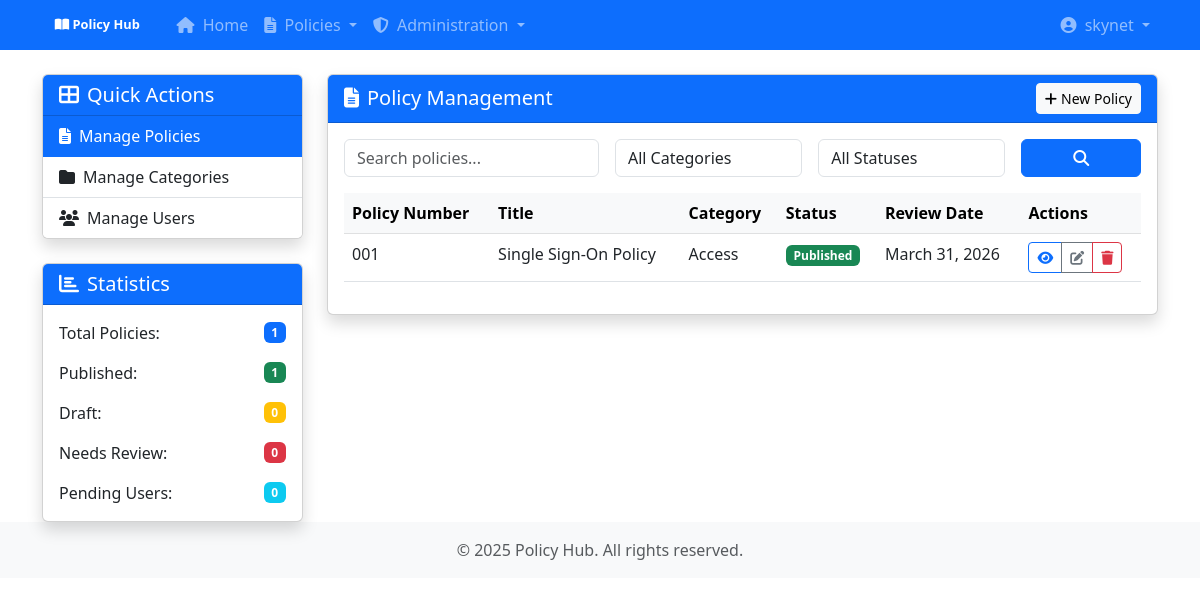
The app's page /accounts/admin-dashboard/ (signed in) with its own data.
### policies/models.py (models this page shows, shortened)
class Policy(models.Model):
    STATUS_CHOICES = (
        ('draft', 'Draft'),
        ('published', 'Published'),
        ('archived', 'Archived'),
    )
    title = models.CharField(max_length=200)
    policy_number = models.CharField(max_length=50, unique=True)
    category = models.ForeignKey(PolicyCategory, on_delete=models.CASCADE, related_name='policies')
    content = models.TextField()
    summary = models.TextField()
    status = models.CharField(max_length=10, choices=STATUS_CHOICES, default='draft')
    created_by = models.ForeignKey(User, on_delete=models.SET_NULL, null=True, related_name='created_policies')
    updated_by = models.ForeignKey(User, on_delete=models.SET_NULL, null=True, related_name='updated_policies')
    effective_date = models.DateField()
    review_date = models.DateField()
    document_file = models.FileField(upload_to=policy_file_path, blank=True, null=True)
    created_at = models.DateTimeField(auto_now_add=True)
    updated_at = models.DateTimeField(auto_now=True)
    class Meta:
        verbose_name_plural = "Policies"
        ordering = ['-effective_date', 'title']
    @property
    def needs_review(self):
        return self.review_date <= timezone.now().date()

class PolicyCategory(models.Model):
    name = models.CharField(max_length=100)
    description = models.TextField(blank=True, null=True)
    created_at = models.DateTimeField(auto_now_add=True)
    updated_at = models.DateTimeField(auto_now=True)
    class Meta:
        verbose_name_plural = "Policy Categories"
        ordering = ['name']
    def __str__(self):
        return self.name

### accounts/views.py (the view)
# urls.py: path('admin-dashboard/', views.AdminDashboardView.as_view(), name='admin-dashboard'),
class AdminDashboardView(LoginRequiredMixin, ListView):
    model = User
    template_name = 'accounts/admin_dashboard.html'
    context_object_name = 'users'
    def get_queryset(self):
        return User.objects.all()
    def dispatch(self, request, *args, **kwargs):
        if not request.user.profile.is_admin:
            messages.error(request, 'You do not have permission to access the admin dashboard.')
            return redirect('policies:home')
        return super().dispatch(request, *args, **kwargs)
    def get_context_data(self, **kwargs):
        context = super().get_context_data(**kwargs)
        from policies.models import Policy, PolicyCategory
        from django.utils import timezone
        from django.db.models import Q
        context['total_policies'] = Policy.objects.count()
        context['published_policies'] = Policy.objects.filter(status='published').count()
        context['draft_policies'] = Policy.objects.filter(status='draft').count()
        context['review_needed'] = Policy.objects.filter(review_date__lte=timezone.now().date()).count()
        context['policies'] = Policy.objects.all().select_related('category', 'created_by', 'updated_by')
        context['categories'] = PolicyCategory.objects.all()
        context['pending_users'] = User.objects.filter(profile__approval_status='pending').count()
        from policies.forms import PolicySearchForm
        context['search_form'] = PolicySearchForm()
        return context

### policies/forms.py
class PolicySearchForm(forms.Form):
    query = forms.CharField(
        required=False,
        widget=forms.TextInput(attrs={
            'class': 'form-control',
            'placeholder': 'Search policies...'
        })
    )
    category = forms.ModelChoiceField(
        queryset=PolicyCategory.objects.all(),
        required=False,
        empty_label="All Categories",
        widget=forms.Select(attrs={'class': 'form-control'})
    )
    status = forms.ChoiceField(
        choices=[('', 'All Statuses')] + list(Policy.STATUS_CHOICES),
        required=False,
        widget=forms.Select(attrs={'class': 'form-control'})
    )

### accounts/models.py (called while the page is built)
    @property
    def is_admin(self):
        return self.role == 'admin'

    @property
    def is_moderator(self):
        return self.role == 'moderator'

### templates/accounts/admin_dashboard.html (shortened to what this page needs)
{% extends 'base.html' %}
{% block content %}
<div class="row">
    <div class="col-md-3">
        <div class="card shadow mb-4">
            <div class="card-header bg-primary text-white">
                <h5 class="mb-0"><i class="fas fa-th-large me-2"></i>Quick Actions</h5>
            </div>
            <div class="list-group list-group-flush">
                <a href="#policies" class="list-group-item list-group-item-action active" data-bs-toggle="list">
                    <i class="fas fa-file-alt me-2"></i>Manage Policies
                </a>
                <a href="#categories" class="list-group-item list-group-item-action" data-bs-toggle="list">
                    <i class="fas fa-folder me-2"></i>Manage Categories
                </a>
                <a href="#users" class="list-group-item list-group-item-action" data-bs-toggle="list">
                    <i class="fas fa-users me-2"></i>Manage Users
                </a>
            </div>
        </div>
        <div class="card shadow">
            <div class="card-header bg-primary text-white">
                <h5 class="mb-0"><i class="fas fa-chart-bar me-2"></i>Statistics</h5>
            </div>
            <div class="card-body">
                <div class="d-flex justify-content-between align-items-center mb-3">
                    <span>Total Policies:</span>
                    <span class="badge bg-primary">{{ total_policies }}</span>
                </div>
                <div class="d-flex justify-content-between align-items-center mb-3">
                    <span>Published:</span>
                    <span class="badge bg-success">{{ published_policies }}</span>
                </div>
                <div class="d-flex justify-content-between align-items-center mb-3">
                    <span>Draft:</span>
                    <span class="badge bg-warning">{{ draft_policies }}</span>
                </div>
                <div class="d-flex justify-content-between align-items-center mb-3">
                    <span>Needs Review:</span>
                    <span class="badge bg-danger">{{ review_needed }}</span>
                </div>
                <div class="d-flex justify-content-between align-items-center">
                    <span>Pending Users:</span>
                    <span class="badge bg-info">{{ pending_users }}</span>
                </div>
            </div>
        </div>
    </div>
    <div class="col-md-9">
        <div class="tab-content">
            <div class="tab-pane fade show active" id="policies">
                <div class="card shadow">
                    <div class="card-header bg-primary text-white d-flex justify-content-between align-items-center">
                        <h5 class="mb-0"><i class="fas fa-file-alt me-2"></i>Policy Management</h5>
                        <a href="{% url 'policies:policy-create' %}" class="btn btn-light btn-sm">
                            <i class="fas fa-plus me-1"></i>New Policy
                        </a>
                    </div>
                    <div class="card-body">
                        <div class="row mb-3">
                            <div class="col">
                                <form method="get" class="row g-3" hx-get="{% url 'policies:htmx-policy-list' %}" hx-target="#policy-list" hx-trigger="submit, change">
                                    <div class="col-md-4">
                                        {{ search_form.query }}
                                    </div>
                                    <div class="col-md-3">
                                        {{ search_form.category }}
                                    </div>
                                    <div class="col-md-3">
                                        {{ search_form.status }}
                                    </div>
                                    <div class="col-md-2">
                                        <button type="submit" class="btn btn-primary w-100">
                                            <i class="fas fa-search"></i>
                                        </button>
                                    </div>
                                </form>
                            </div>
                        </div>
                        <div class="table-responsive">
                            <table class="table table-hover">
                                <thead class="table-light">
                                    <tr>
                                        <th>Policy Number</th>
                                        <th>Title</th>
                                        <th>Category</th>
                                        <th>Status</th>
                                        <th>Review Date</th>
                                        <th>Actions</th>
                                    </tr>
                                </thead>
                                <tbody>
                                    {% for policy in policies %}
                                    <tr>
                                        <td>{{ policy.policy_number }}</td>
                                        <td>{{ policy.title }}</td>
                                        <td>{{ policy.category.name }}</td>
                                        <td>
                                            <span class="badge bg-{% if policy.status == 'published' %}success{% elif policy.status == 'draft' %}warning{% else %}secondary{% endif %}">
                                                {{ policy.get_status_display }}
                                            </span>
                                        </td>
                                        <td>
                                            {{ policy.review_date }}
                                        </td>
                                        <td>
                                            <div class="btn-group btn-group-sm">
                                                <a href="{% url 'policies:policy-detail' policy.pk %}" class="btn btn-outline-primary">
                                                    <i class="fas fa-eye"></i>
                                                </a>
                                                <a href="{% url 'policies:policy-update' policy.pk %}" class="btn btn-outline-secondary">
                                                    <i class="fas fa-edit"></i>
                                                </a>
                                                <a href="{% url 'policies:policy-delete' policy.pk %}" class="btn btn-outline-danger">
                                                    <i class="fas fa-trash"></i>
                                                </a>
                                            </div>
                                        </td>
                                    </tr>
                                    {% empty %}
                                    <tr>
                                        <td colspan="6" class="text-center">No policies found.</td>
                                    </tr>
                                    {% endfor %}
                                </tbody>
                            </table>
                        </div>
                    </div>
                </div>
            </div>
        </div>
    </div>
</div>
{% endblock %}

### templates/base.html (shortened to what this page needs)
<!DOCTYPE html>
<html lang="en">
<head>
    <link href="https://cdn.jsdelivr.net/npm/bootstrap@5.3.0/dist/css/bootstrap.min.css" rel="stylesheet">
    <link rel="stylesheet" href="https://cdnjs.cloudflare.com/ajax/libs/font-awesome/6.4.0/css/all.min.css">
</head>
<body>
    <nav class="navbar navbar-expand-lg navbar-dark bg-primary mb-4">
        <div class="container">
            <a class="navbar-brand" href="{% url 'landing' %}">
                <i class="fas fa-book-open"></i> Policy Hub
            </a>
            <div class="collapse navbar-collapse" id="navbarNav">
                <ul class="navbar-nav me-auto">
                    <li class="nav-item">
                        <a class="nav-link" href="{% url 'landing' %}">
                            <i class="fas fa-home me-1"></i> Home
                        </a>
                    </li>
                    <li class="nav-item dropdown">
                        <a class="nav-link dropdown-toggle" href="#" id="policyDropdown" role="button" data-bs-toggle="dropdown">
                            <i class="fas fa-file-alt me-1"></i> Policies
                        </a>
                    </li>
                    {% if user.is_authenticated %}
                        {% if user.profile.is_admin %}
                        <li class="nav-item dropdown">
                            <a class="nav-link dropdown-toggle" href="#" id="adminDropdown" role="button" data-bs-toggle="dropdown">
                                <i class="fas fa-shield-alt me-1"></i> Administration
                            </a>
                        </li>
                        {% endif %}
                    {% endif %}
                </ul>
                <ul class="navbar-nav">
                    {% if user.is_authenticated %}
                        <li class="nav-item dropdown">
                            <a class="nav-link dropdown-toggle" href="#" id="userDropdown" role="button" data-bs-toggle="dropdown">
                                <i class="fas fa-user-circle me-1"></i> {{ user.username }}
                            </a>
                        </li>
                    {% endif %}
                </ul>
            </div>
        </div>
    </nav>
    <div class="container">
        {% block content %}{% endblock %}
    </div>
    <footer class="footer mt-auto py-3 bg-light">
        <div class="container text-center">
            <p class="text-muted mb-0">© {% now "Y" %} Policy Hub. All rights reserved.</p>
        </div>
    </footer>
</body>
</html>

### templates/base.html (style rules this page uses)
.navbar-brand { font-weight: bold; font-size: 0.8rem; padding: 0.3rem 0.8rem; }
.navbar { padding: 0.3rem 0.8rem; }
.footer { margin-top: 3rem; padding: 2rem 0; background-color: #f8f9fa; }

### records on screen
Policy: policy_number "001", title "Single Sign-On Policy", category.name "Access", status "Published", review_date "March 31, 2026"

### other values on screen
{{ user.username }} "skynet"
{{ total_policies }} "1"
{{ published_policies }} "1"
{{ draft_policies }} "0"
{{ review_needed }} "0"
{{ pending_users }} "0"
